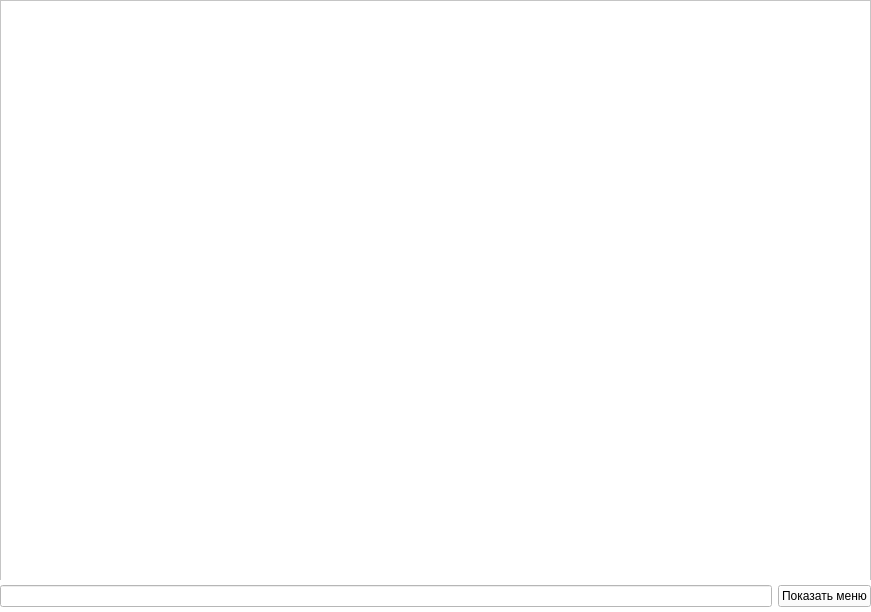
<?xml version="1.0" encoding="UTF-8"?>
<ui version="4.0">
 <class>MainWindow</class>
 <widget class="QMainWindow" name="MainWindow">
  <property name="geometry">
   <rect>
    <x>0</x>
    <y>0</y>
    <width>871</width>
    <height>612</height>
   </rect>
  </property>
  <property name="windowTitle">
   <string>MainWindow</string>
  </property>
  <property name="styleSheet">
   <string notr="true">background-color: rgb(255, 255, 255);
color: rgb(0, 0, 0);
font: 500 italic 14pt &quot;Ubuntu&quot;;</string>
  </property>
  <widget class="QWidget" name="centralwidget">
   <widget class="QTextEdit" name="textEdit">
    <property name="enabled">
     <bool>true</bool>
    </property>
    <property name="geometry">
     <rect>
      <x>0</x>
      <y>0</y>
      <width>871</width>
      <height>581</height>
     </rect>
    </property>
   </widget>
   <widget class="QWidget" name="layoutWidget">
    <property name="geometry">
     <rect>
      <x>0</x>
      <y>580</y>
      <width>871</width>
      <height>32</height>
     </rect>
    </property>
    <layout class="QHBoxLayout" name="horizontalLayout">
     <item>
      <widget class="QLineEdit" name="lineEdit"/>
     </item>
     <item>
      <widget class="QPushButton" name="pushButton">
       <property name="text">
        <string>Показать меню</string>
       </property>
      </widget>
     </item>
    </layout>
   </widget>
  </widget>
 </widget>
 <resources/>
 <connections/>
</ui>
